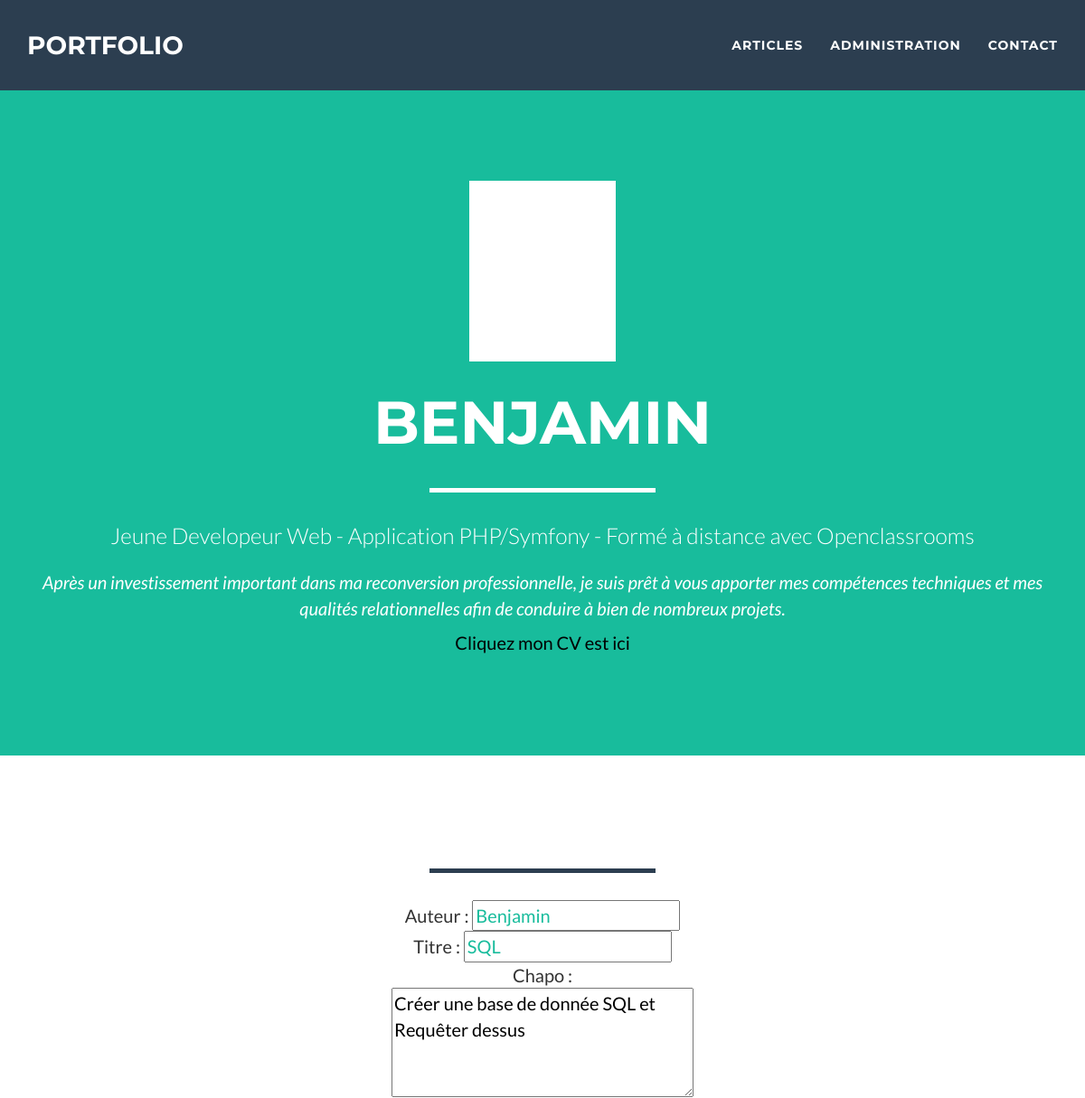
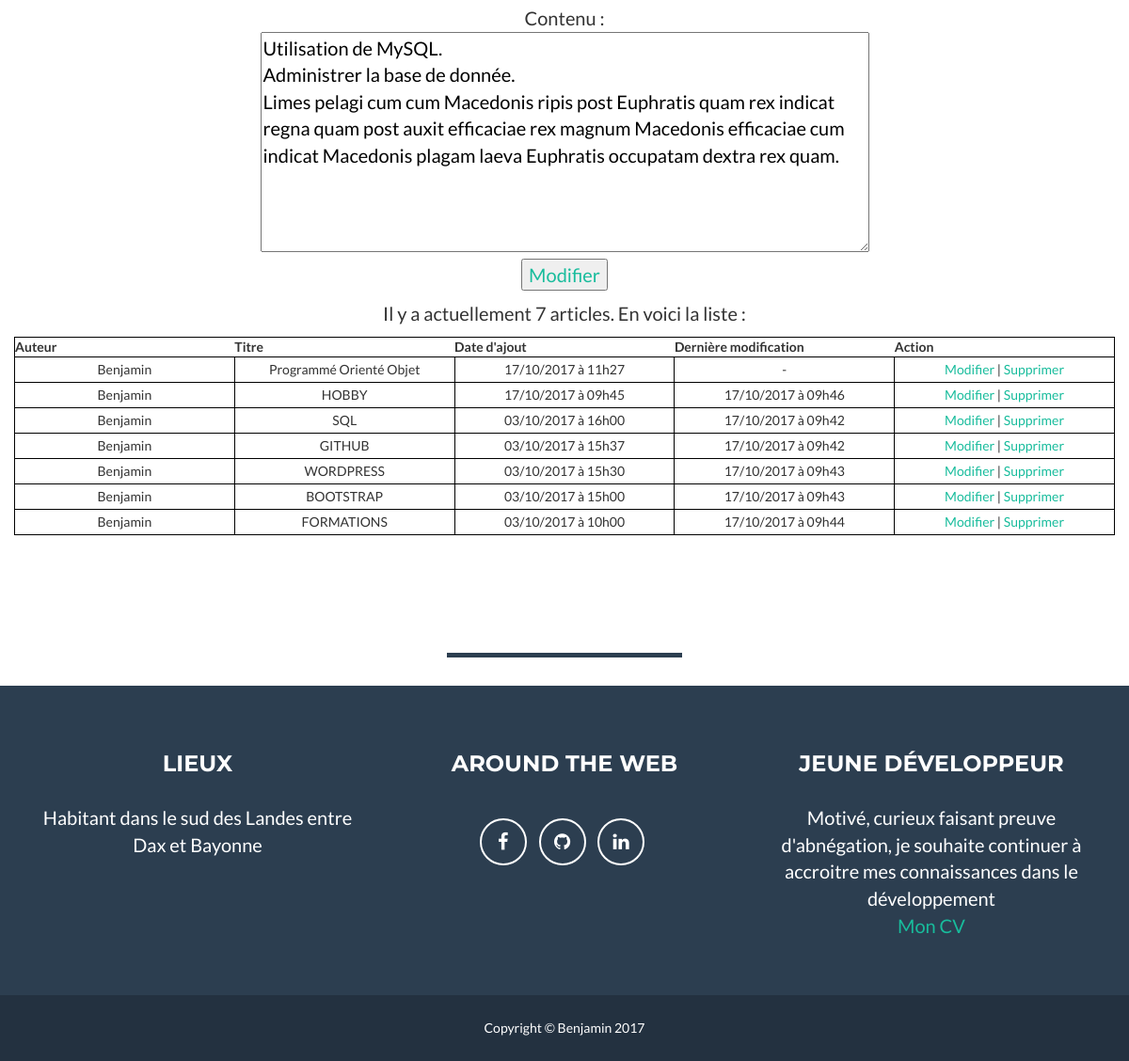
Screenshot of /index.php?action=edit&id=5 with the database file from the repository (2 pictures, top to bottom).
### tables this page shows
CREATE TABLE `article` (
  `id` int(5) NOT NULL,
  `auteur` varchar(30) NOT NULL,
  `titre` varchar(100) NOT NULL,
  `chapo` varchar(300) NOT NULL,
  `contenu` text NOT NULL,
  `dateAjout` datetime NOT NULL,
  `dateModif` datetime NOT NULL
);

### Controler/ControlerAdmin.php (called while the page is built, shortened)
<?php
require_once 'Modele/Article.php';
require_once 'Modele/ArticleManager.php';
class ControlerAdmin{
    public function edit($id){
        $db = Modele::getMysqlConnexionWithPDO();
        $manager = new ArticleManager($db);
        $article = $manager->getUnique($id);
        $listearticle = $manager->getList();
        require 'View/viewAdmin.php';
    }
}

### index.php (called while the page is built, shortened)
<?php
$RouterFront = new RouterFront();
$RouterFront->routerRequete();

### Modele/ArticleManager.php (called while the page is built, shortened)
<?php
class ArticleManager extends Modele
{
  protected $db;
  public function __construct(PDO $db)
  {
    $this->db = $db;
  }
  public function count()
  {
    return $this->db->query('SELECT COUNT(*) FROM article')->fetchColumn();
  }
  public function getList($debut = -1, $limite = -1)
  {
    $sql = 'SELECT id, auteur, titre, chapo, contenu, dateAjout, dateModif FROM article ORDER BY id DESC';
    $requete = $this->db->query($sql);
    $requete->setFetchMode(PDO::FETCH_CLASS | PDO::FETCH_PROPS_LATE, 'Article');
    $listeArticle = $requete->fetchAll();
    return $listeArticle;
  }
  public function getUnique($id)
  {
    $requete = $this->db->prepare('SELECT id, auteur, titre, chapo, contenu, dateAjout, dateModif FROM article WHERE id = :id');
    $requete->bindValue(':id', (int) $id, PDO::PARAM_INT);
    $requete->execute();
    $requete->setFetchMode(PDO::FETCH_CLASS | PDO::FETCH_PROPS_LATE, 'Article');
    $article = $requete->fetch();
    $article->setDateAjout(new DateTime($article->dateAjout()));
    $article->setDateModif(new DateTime($article->dateModif()));
    return $article;
  }
}

### Modele/Article.php (called while the page is built, shortened)
<?php
class Article extends Modele
{
  protected $erreurs = [],
            $id,
            $auteur,
            $titre,
            $chapo,
            $contenu,
            $dateAjout,
            $dateModif;
  public function isNew()
  {
    return empty($this->id);
  }
  public function setDateAjout(DateTime $dateAjout)
  {
    $this->dateAjout = $dateAjout;
  }
  public function setDateModif(DateTime $dateModif)
  {
    $this->dateModif = $dateModif;
  }
  public function id()
  {
    return $this->id;
  }
  public function auteur()
  {
    return $this->auteur;
  }
  public function titre()
  {
    return $this->titre;
  }
  public function chapo()
  {
    return $this->chapo;
  }
  public function contenu()
  {
    return $this->contenu;
  }
  public function dateAjout()
  {
    return $this->dateAjout;
  }
  public function dateModif()
  {
    return $this->dateModif;
  }
}

### View/viewAdmin.php (the view, shortened to what this page needs)
<div class="admin">
  <form method="post" action="index.php?action=create" >
      <p style="text-align: center">
        Auteur : <input type="text" name="auteur" value="<?php if (isset($article)) echo $article->auteur(); ?>" /><br />
        Titre : <input type="text" name="titre" value="<?php if (isset($article)) echo $article->titre(); ?>" /><br />
        Chapo :<br /><textarea rows="4" cols="30" name="chapo"><?php if (isset($article)) echo $article->chapo(); ?></textarea><br />
        Contenu :<br /><textarea rows="8" cols="60" name="contenu"><?php if (isset($article)) echo $article->contenu(); ?></textarea><br />
<?php
if(isset($article) && !$article->isNew())
{
?>
        <input type="submit" value="Modifier" name="modifier" />
<?php
}
else
{
?>
        <input type="submit" value="Ajouter" />
<?
}
?>
    </p>
  </form>
 <p style="text-align: center">Il y a actuellement <?= $manager->count() ?> articles. En voici la liste :</p>
 <table>
      <tr><th>Auteur</th><th>Titre</th><th>Date d'ajout</th><th>Dernière modification</th><th>Action</th></tr>
<?
  foreach ($listearticle as $article)
  {
  echo '<tr><td>', $article->auteur(), '</td><td>', $article->titre(), '</td><td>', $article->dateAjout()->format('d/m/Y à H\hi'), '</td><td>', ($article->dateAjout() == $article->dateModif() ? '-' : $article->dateModif()->format('d/m/Y à H\hi')), '</td><td><a href="index.php?action=edit&id=', $article->id(), '">Modifier</a> | <a href="index.php?action=remove&id=', $article->id(), '">Supprimer</a></td></tr>', "\n";
  }
?>
  </table>
</div>
<?php require 'template.php'; ?>

### rows the page displays
article: auteur "Benjamin", titre "SQL", chapo "Créer une base de donnée SQL et Requêter dessus", contenu "Utilisation de MySQL. Administrer la base de donnée. Limes pelagi cum cum Macedonis ripis post Euphratis quam rex indicat regna quam post auxit efficaciae rex magnum Macedonis efficaciae cum indicat Macedonis plagam laeva Euphratis occupatam dextra rex quam.", format "03/10/2017 à 16h00", format "17/10/2017 à 09h42"
article: auteur "Benjamin", titre "Programmé Orienté Objet", format "17/10/2017 à 11h27"
article: auteur "Benjamin", titre "HOBBY", format "17/10/2017 à 09h45", format "17/10/2017 à 09h46"
article: auteur "Benjamin", titre "GITHUB", format "03/10/2017 à 15h37", format "17/10/2017 à 09h42"
article: auteur "Benjamin", titre "WORDPRESS", format "03/10/2017 à 15h30", format "17/10/2017 à 09h43"
article: auteur "Benjamin", titre "BOOTSTRAP", format "03/10/2017 à 15h00", format "17/10/2017 à 09h43"
article: auteur "Benjamin", titre "FORMATIONS", format "03/10/2017 à 10h00", format "17/10/2017 à 09h44"

### other values shown
$manager->count() "7"
